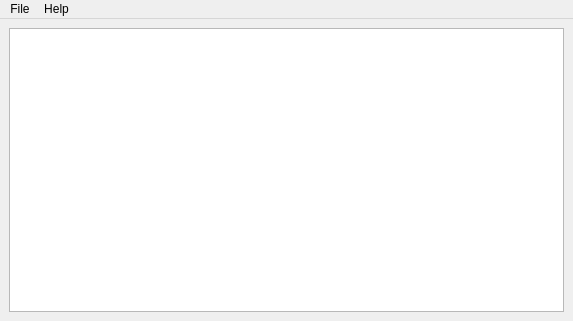
<?xml version="1.0" encoding="UTF-8"?>
<ui version="4.0">
 <class>Erp_Complains_MainWindow</class>
 <widget class="QMainWindow" name="Erp_Complains_MainWindow">
  <property name="geometry">
   <rect>
    <x>0</x>
    <y>0</y>
    <width>573</width>
    <height>321</height>
   </rect>
  </property>
  <property name="windowTitle">
   <string>Complains</string>
  </property>
  <property name="windowIcon">
   <iconset resource="../../home/src/res.qrc">
    <normaloff>:/images/info.png</normaloff>:/images/info.png</iconset>
  </property>
  <widget class="QWidget" name="centralwidget">
   <layout class="QVBoxLayout" name="verticalLayout">
    <item>
     <widget class="CustomQueryView" name="lstComplains"/>
    </item>
   </layout>
  </widget>
  <widget class="QMenuBar" name="menubar">
   <property name="geometry">
    <rect>
     <x>0</x>
     <y>0</y>
     <width>573</width>
     <height>21</height>
    </rect>
   </property>
   <widget class="QMenu" name="menuFile">
    <property name="title">
     <string>File</string>
    </property>
    <addaction name="actionNew_Complain"/>
    <addaction name="actionPrint"/>
   </widget>
   <widget class="QMenu" name="menuHelp">
    <property name="title">
     <string>Help</string>
    </property>
    <addaction name="actionAbout_Qt"/>
   </widget>
   <addaction name="menuFile"/>
   <addaction name="menuHelp"/>
  </widget>
  <action name="actionNew_Complain">
   <property name="text">
    <string>New Complain</string>
   </property>
   <property name="shortcut">
    <string>Ctrl+N</string>
   </property>
  </action>
  <action name="actionPrint">
   <property name="text">
    <string>Print</string>
   </property>
   <property name="shortcut">
    <string>Ctrl+P</string>
   </property>
  </action>
  <action name="actionAbout_Qt">
   <property name="text">
    <string>About Qt</string>
   </property>
  </action>
 </widget>
 <customwidgets>
  <customwidget>
   <class>CustomQueryView</class>
   <extends>QTreeView</extends>
   <header>customqueryview.h</header>
  </customwidget>
 </customwidgets>
 <resources>
  <include location="../../home/src/res.qrc"/>
 </resources>
 <connections/>
</ui>
